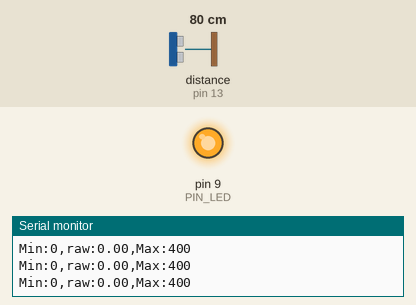
Simulated run of this sketch. Board: Arduino Uno, built with avr-gcc and run on an emulated ATmega328P. Shown: output pins drawn as LEDs (lit = HIGH), the last lines printed to the serial monitor. Wiring (inferred from the names in the program): ultrasonic range finder: trigger pin 12; echo pin 13. Inputs (shaded band) come from the test bench; at power-on: distance to the obstacle (sensor on pin 13) 80 cm. The echo pulse lasts 58.3 µs per cm; pins used as bus, display or sensor lines are not drawn.

Above: at 1.2 s.
1.3 s: distance to the obstacle (sensor on pin 13) set to 33 cm
2.8 s: distance to the obstacle (sensor on pin 13) set to 28 cm
At 3.6 s:
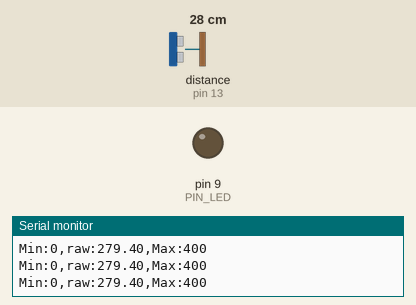
Timing chart, 0 to 5.8 s (numbered marks = the images above; inputs shaded):
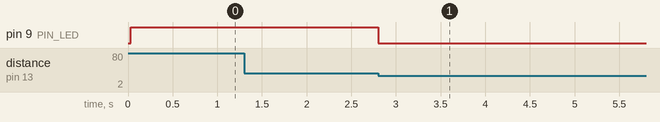

The sketch:

13_example_3.ino
```cpp
#define TIMER_INTERRUPT_DEBUG      0

#define USE_TIMER_1     true
#define USE_TIMER_2     true
#define USE_TIMER_3     false
#define USE_TIMER_4     false
#define USE_TIMER_5     false

#include "TimerInterrupt.h"

// Arduino pin assignment
#define PIN_LED 9
#define PIN_TRIG 12
#define PIN_ECHO 13

// configurable parameters
#define SND_VEL 346.0 // sound velocity at 24 celsius degree (unit: m/s)
#define TIMER1_INTERVAL_MS    25 // sampling interval (unit: ms)
#define TIMER2_INTERVAL_MS    25 // serial interval (unit: ms)
#define _DIST_MIN 100 // minimum distance to be measured (unit: mm)
#define _DIST_MAX 300 // maximum distance to be measured (unit: mm)

// global variables
float timeout; // unit: us
float dist_min, dist_max, dist_center, dist_raw, dist_prev; // unit: mm
float scale; // used for pulse duration to distance conversion
volatile bool event_measure, event_serial;

void setup() {
// initialize GPIO pins
  pinMode(PIN_LED,OUTPUT);
  pinMode(PIN_TRIG,OUTPUT);
  digitalWrite(PIN_TRIG, LOW);
  pinMode(PIN_ECHO,INPUT);

// initialize USS related variables
  dist_min = _DIST_MIN;
  dist_max = _DIST_MAX;
  dist_center = _DIST_MIN + _DIST_MAX / 2.0;
  timeout = (TIMER1_INTERVAL_MS / 2) * 1000.0; // precalculate pulseIn() timeout value. (unit: us)
  dist_raw = dist_prev = 0.0; // raw distance output from USS (unit: mm)
  scale = 0.001 * 0.5 * SND_VEL;
  event_measure = event_serial = false;

// initialize serial port
  Serial.begin(57600);

// set up timer interrupt
  ITimer1.init();
  if(!ITimer1.attachInterruptInterval(TIMER1_INTERVAL_MS, TimerHandler1)) {
    Serial.println("Can't set ITimer1.");
    while(1) {}
  }

  ITimer2.init();
  if(!ITimer2.attachInterruptInterval(TIMER2_INTERVAL_MS, TimerHandler2)) {
    Serial.println("Can't set ITimer2.");
    while(1) {}
  }

}

void loop() {
  if(event_measure) {
    // get a distance reading from the USS
    dist_raw = USS_measure(PIN_TRIG,PIN_ECHO);
    if(dist_raw == 0.0) {
      dist_raw = dist_prev;
    }
    else {
      dist_prev = dist_raw;
    }
    // turn on the LED if the distance is between dist_min and dist_max
    if(dist_raw < dist_min || dist_raw > dist_max) {
      analogWrite(PIN_LED, 255);
    }
    else {
      analogWrite(PIN_LED, 0);

//      analogWrite(PIN_LED, abs(dist_raw - dist_center) / (dist_max - dist_center) * 255);
    }
    event_measure = false;
  }

  if(event_serial) {
  // output the read value to the serial port
    Serial.print("Min:0,");
    Serial.print("raw:");
    Serial.print(dist_raw);
    Serial.print(",");
    Serial.println("Max:400");
    event_serial = false;
  }
}

// get a distance reading from USS. return value is in millimeter.
float USS_measure(int TRIG, int ECHO)
{
  float reading;
  digitalWrite(TRIG, HIGH);
  delayMicroseconds(10);
  digitalWrite(TRIG, LOW);
  reading = pulseInLong(ECHO, HIGH, timeout) * scale; // unit: mm
  if(reading < dist_min || reading > dist_max) reading = 0.0; // return 0 when out of range.
  return reading;
  // Pulse duration to distance conversion example (target distance = 17.3m)
  // - round trip distance: 34.6m
  // - expected pulse duration: 0.1 sec, or 100,000us
  // - pulseIn(ECHO, HIGH, timeout) * 0.001 * 0.5 * SND_VEL
  //           = 100,000 micro*sec * 0.001 milli/micro * 0.5 * 346 meter/sec
  //           = 100,000 * 0.001 * 0.5 * 346 * micro * sec * milli * meter
  //                                           ----------------------------
  //                                           micro * sec
  //           = 100 * 173 milli*meter = 17,300 mm = 17.3m
  // pulseIn() returns microseconds.
}

void TimerHandler1(void)
{
   event_measure = true;
}

void TimerHandler2(void)
{
   event_serial = true;
}
```

Measured:
- the behaviour switches between 31 and 30 cm on distance to the obstacle (sensor on pin 13) (found by bisection; images 0 and 1)
- after the input at 2.8 s, pin 9 (PIN_LED): HIGH → LOW at once
